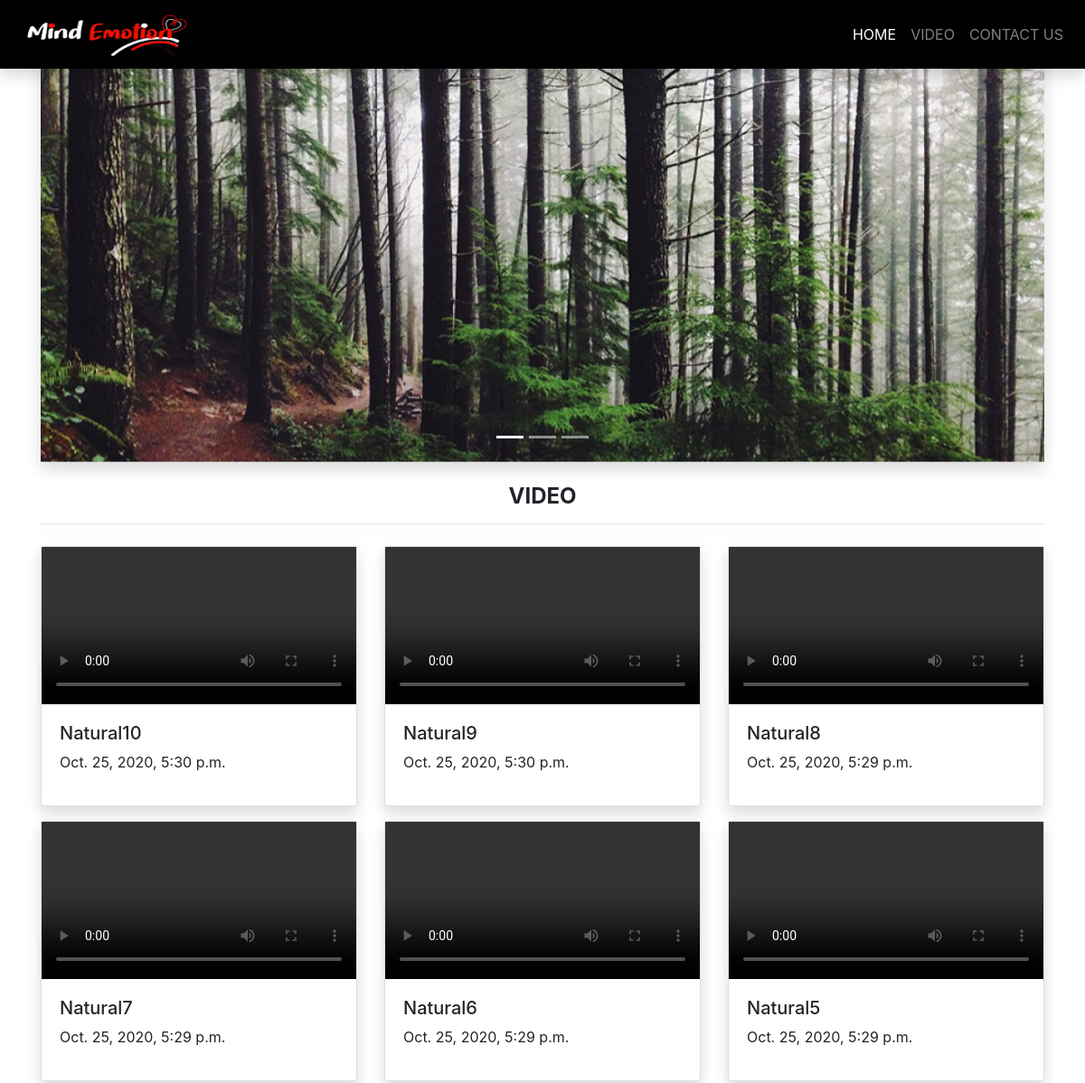
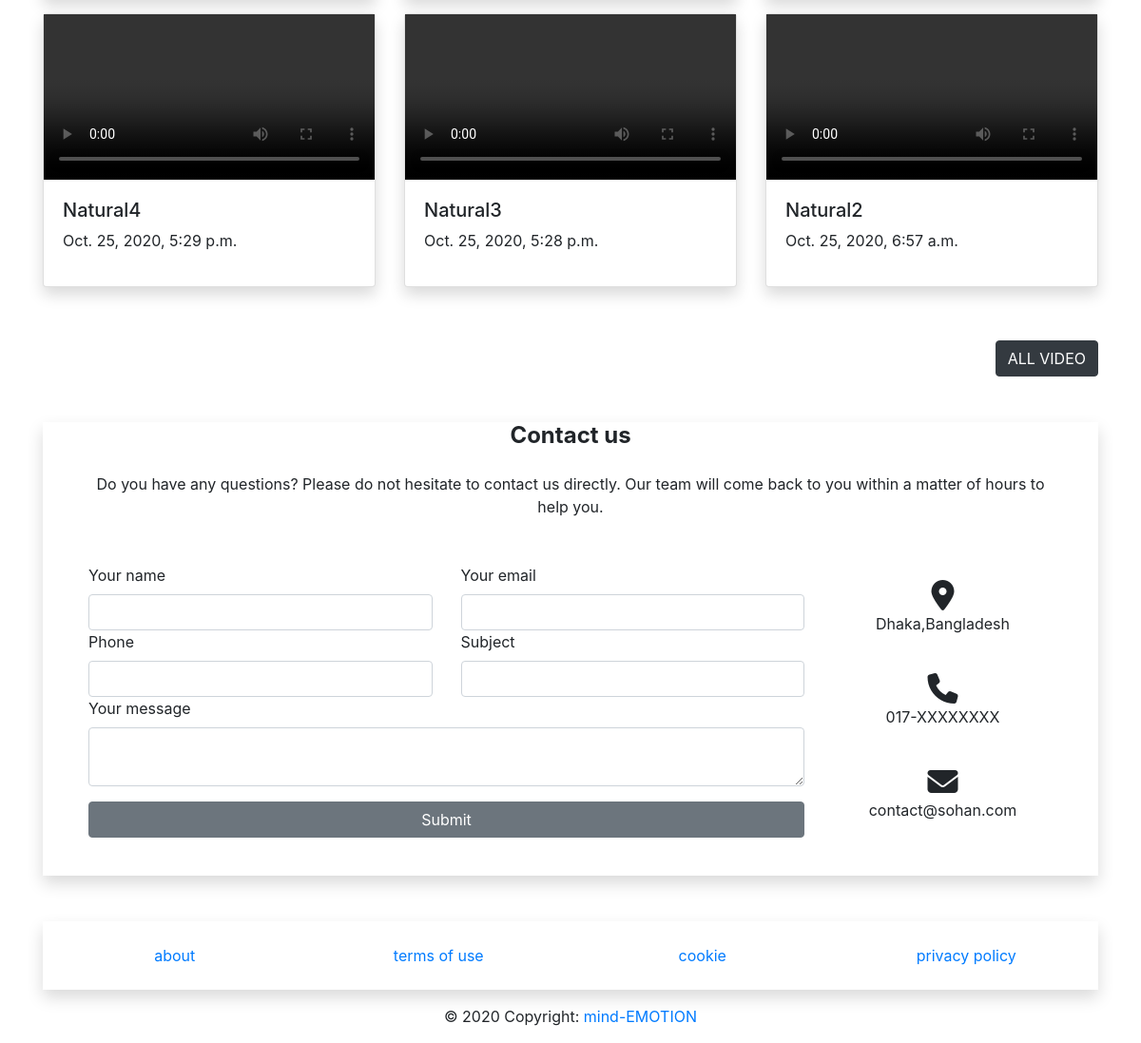
The page / on the database its author committed (2 pictures, top to bottom).
### pageapp/models.py (models this page shows, shortened)
class Carousel(models.Model):
    name = models.CharField(max_length=100)
    image = models.ImageField(upload_to='carousel-image')

class Video(models.Model):
    name = models.CharField(max_length=100)
    video = models.FileField(upload_to='videos')
    date = models.DateTimeField(auto_now=True)

### pageapp/views.py (the view, shortened to what this page needs)
# urls.py: path('', views.index, name='index'),
def index(request):
    carousels = Carousel.objects.all()
    videos = Video.objects.all().order_by('-date')[:9]
    context={
        'videos':videos,
        'carousels':carousels
    }
    return render(request, 'index.html',context)

### pageapp/template/index.html (shortened to what this page needs)
{% extends 'base.html' %}
{% block navbar %}
  <ul class="navbar-nav ml-auto">
    <li class="nav-item active">
      <a class="nav-link" href="{% url 'index' %}">HOME<span class="sr-only">(current)</span></a>
    </li>
    <li class="nav-item">
      <a class="nav-link" href="#video">VIDEO</a>
    </li>
    <li class="nav-item">
      <a class="nav-link" href="#contact">CONTACT US</a>
    </li>
  </ul>
{% endblock navbar %}
{% block content %}
<div class="container  mt-5" >
  <div id="demo" class="carousel slide shadow" data-ride="carousel">
    <ul class="carousel-indicators">
      <li data-target="#demo" data-slide-to="0" class="active"></li>
      <li data-target="#demo" data-slide-to="1"></li>
      <li data-target="#demo" data-slide-to="2"></li>
    </ul>
    <div class="carousel-inner">
      {% for p in carousels %}
      {% if forloop.counter == 1 %}
      <div class="carousel-item active">
        {% else %}
        <div class="carousel-item">
          {% endif %}
        <img src="{{ p.image.url}}" class="d-block w-100 caro-img"   alt="Los Angeles" >
        <div class="carousel-caption" style="color: black;">
        </div>
      </div>
      {% endfor %}
    </div>
    <a class="carousel-control-prev" href="#demo" data-slide="prev">
      <span class="carousel-control-prev-icon"></span>
    </a>
    <a class="carousel-control-next" href="#demo" data-slide="next">
      <span class="carousel-control-next-icon"></span>
    </a>
  </div>
</div>
<section id="video">
  <div class="container mt-4">
    <h4 class="h1-responsive font-weight-bold text-center">VIDEO</h4> <hr class="shadow">
    <div class="row">
      {% for post in videos %}
      <div class="col-12 col-md-4 my-2">
        <div class="card shadow">
          <video controls>
            <source src="{{post.video.url}}" type="video/mp4">
          </video>
          <div class="card-body">
            <h5>{{post.name}}</h5>
            <p>{{post.date}}</p>
          </div>
        </div>
      </div>
      {% endfor %}
    </div>
    <div class="my-5 text-right">
    <a class="btn btn-dark " href="{% url 'video' %}">ALL VIDEO</a>
    </div>
  </div>
</section>
<section id="contact">
  <div class="container">
    <section class="mb-4  mx-auto mt-5 shadow px-5 pb-4">
      <h4 class="h1-responsive font-weight-bold text-center my-4">Contact us</h4>
      <p class="text-center w-responsive mx-auto mb-5">Do you have any questions? Please do not hesitate to contact us directly. Our team will come back to you within
          a matter of hours to help you.</p>
      <div class="row">
          <div class="col-md-9 mb-md-0 mb-5">
              <form id="contact-form" name="contact-form" method="POST">
                  <div class="row">
                      <div class="col-md-6">
                          <div class="md-form mb-0">
                              <label for="name" class="">Your name</label>
                              <input type="text" id="name" name="name" class="form-control " required>
                          </div>
                      </div>
                      <div class="col-md-6">
                          <div class="md-form mb-0">
                              <label for="email" class="">Your email</label>
                              <input type="text" id="email" name="email" class="form-control" required>
                          </div>
                      </div>
                  </div>
                  <div class="row">
                      <div class="col-md-6">
                          <div class="md-form mb-0">
                              <label for="email" class="">Phone</label>
                              <input type="text" id="email" name="phone" class="form-control" required>
                          </div>
                      </div>
                      <div class="col-md-6">
                          <div class="md-form mb-0">
                              <label for="subject" class="">Subject</label>
                              <input type="text" id="subject" name="subject" class="form-control" required>
                          </div>
                      </div>
                  </div>
                  <div class="row">
                      <div class="col-md-12">
                          <div class="md-form">
                              <label for="subject" class="">Your message</label>
                              <textarea type="text" id="message" name="message" rows="2" class="form-control md-textarea" required></textarea>
                          </div>
                      </div>
                  </div>
                  <div class="my-3">
                  <button class="btn btn-secondary col-12" type="submit">Submit</button>
                  </div>
              </form>
          </div>
          <div class="col-md-3 text-center my-auto">
              <ul class="list-unstyled mb-0">
                  <li><i class="fas fa-map-marker-alt fa-2x"></i>
                      <p>Dhaka,Bangladesh</p>
                  </li>
                  <li><i class="fas fa-phone mt-4 fa-2x"></i>
                      <p>017-XXXXXXXX</p>
                  </li>
                  <li><i class="fas fa-envelope mt-4 fa-2x"></i>
                      <p>contact@sohan.com</p>
                  </li>
              </ul>
          </div>
      </div>
    </section>
  </div>
</section>
<footer class="page-footer font-small blue pt-4">
  <div class="container">
    <div class="container-fluid text-center text-md-left shadow py-4">
      <div class="row text-center">
        <div class="col-md-3 mt-md-0 mt-3">
          <a href="">about</a>
      </div>
        <div class="col-md-3 mt-md-0 mt-3">
            <a href="">terms of use</a>
        </div>
        <div class="col-md-3 mb-md-0 mb-3">
          <a href="">cookie </a>
        </div>
        <div class="col-md-3 mb-md-0 mb-3">
          <a href=""> privacy policy</a>
        </div>
      </div>
    </div>
  </div>
  <div class="footer-copyright text-center py-3">© 2020 Copyright:
    <a href=""> mind-EMOTION</a>
  </div>
</footer>
{% endblock %}

### pageapp/template/base.html (shortened to what this page needs)
{% load static %}
<!DOCTYPE html>
<html lang="en">
<head>
    <link rel="stylesheet" href="https://cdn.jsdelivr.net/npm/bootstrap@4.5.3/dist/css/bootstrap.min.css">
    <link rel="stylesheet" href="path/to/font-awesome/css/font-awesome.min.css">
</head>
<body>
    <div class="container-fluid">
        <nav class="navbar navbar-expand-lg navbar-dark  fixed-top shadow" style="background-color: black;">
            <a class="navbar-brand" href="{% url 'index' %}"><img src="{% static 'image/logo5.jpg' %}" height="50px"  width="200px" alt=""></a>
            <div class="collapse navbar-collapse" id="navbarSupportedContent">
                {% block navbar %}
                {% endblock navbar %}
              </div>
          </nav>
    </div>
    {% block content %}
    {% endblock %}
</body>
</html>

### rows shown on the page
Carousel: image (picture)
Video: name "Natural10", date "Oct. 25, 2020, 5:30 p.m."
Video: name "Natural9", date "Oct. 25, 2020, 5:30 p.m."
Video: name "Natural8", date "Oct. 25, 2020, 5:29 p.m."
Video: name "Natural7", date "Oct. 25, 2020, 5:29 p.m."
Video: name "Natural6", date "Oct. 25, 2020, 5:29 p.m."
Video: name "Natural5", date "Oct. 25, 2020, 5:29 p.m."
Video: name "Natural4", date "Oct. 25, 2020, 5:29 p.m."
Video: name "Natural3", date "Oct. 25, 2020, 5:28 p.m."
Video: name "Natural2", date "Oct. 25, 2020, 6:57 a.m."
